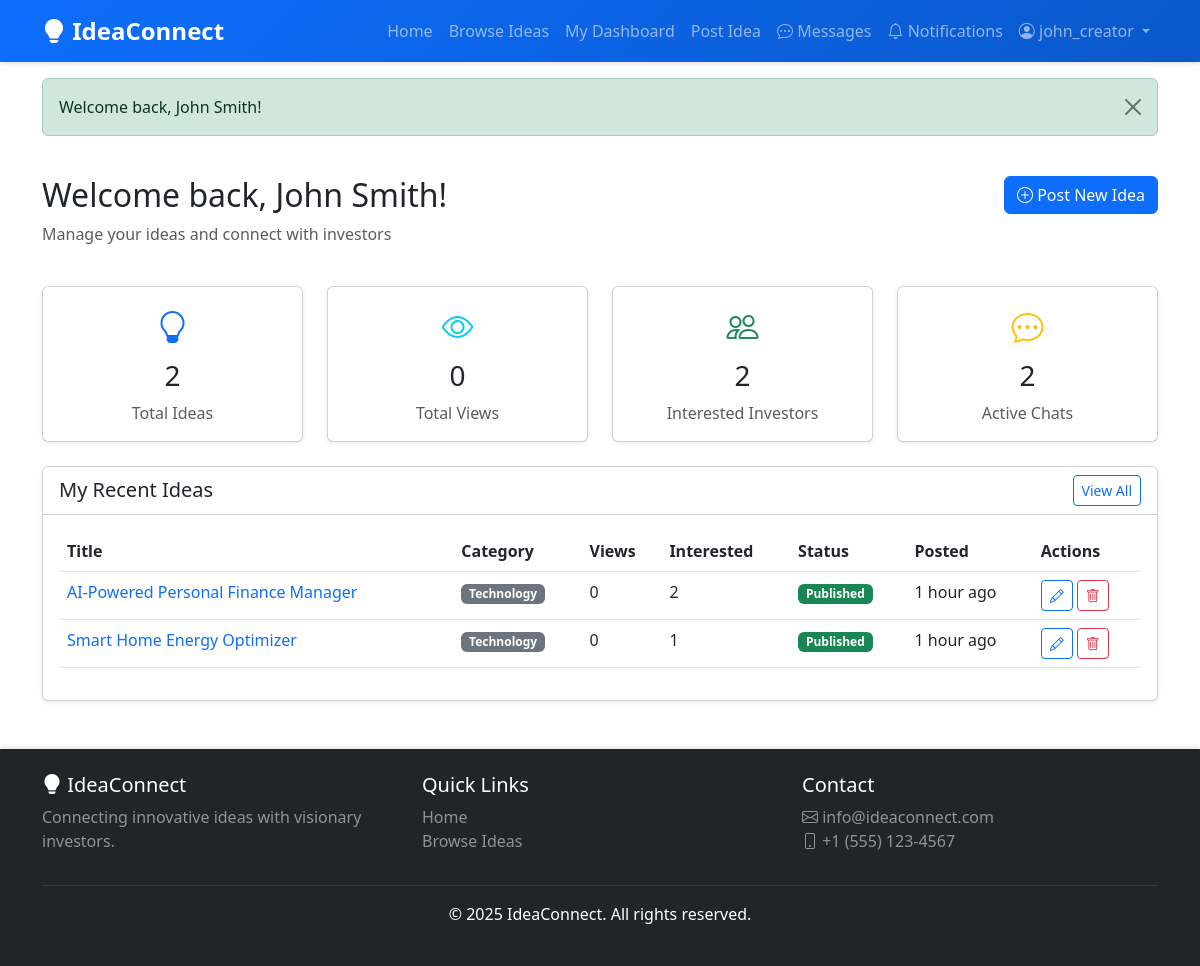
Screenshot of /pages/creator/dashboard.php (signed in) with the database file from the repository.
### tables this page shows
CREATE TABLE ideas (
    id INT PRIMARY KEY AUTO_INCREMENT,
    user_id INT NOT NULL,
    title VARCHAR(200) NOT NULL,
    description TEXT NOT NULL,
    category VARCHAR(50) NOT NULL,
    status ENUM('draft', 'published', 'archived') DEFAULT 'published',
    views INT DEFAULT 0,
    created_at TIMESTAMP DEFAULT CURRENT_TIMESTAMP,
    updated_at TIMESTAMP DEFAULT CURRENT_TIMESTAMP ON UPDATE CURRENT_TIMESTAMP,
    FOREIGN KEY (user_id) REFERENCES users(id) ON DELETE CASCADE,
    INDEX idx_user_id (user_id),
    INDEX idx_category (category),
    INDEX idx_status (status),
    INDEX idx_created_at (created_at)
);

### config/config.php (called while the page is built, shortened)
<?php
function getCurrentUserId() {
    return $_SESSION['user_id'] ?? null;
}
function timeAgo($datetime) {
    $timestamp = strtotime($datetime);
    $diff = time() - $timestamp;
    if ($diff < 60) {
        return 'Just now';
    } elseif ($diff < 3600) {
        $minutes = floor($diff / 60);
        return $minutes . ' minute' . ($minutes > 1 ? 's' : '') . ' ago';
    } elseif ($diff < 86400) {
        $hours = floor($diff / 3600);
        return $hours . ' hour' . ($hours > 1 ? 's' : '') . ' ago';
    } elseif ($diff < 604800) {
        $days = floor($diff / 86400);
        return $days . ' day' . ($days > 1 ? 's' : '') . ' ago';
    } else {
        return date('M d, Y', $timestamp);
    }
}

### pages/creator/dashboard.php (the view, shortened to what this page needs)
<?php
require_once __DIR__ . '/../../config/config.php';
require_once __DIR__ . '/../../includes/header.php';
$conn = getDBConnection();
$user_id = getCurrentUserId();
$stmt = $conn->prepare("SELECT COUNT(*) as total FROM ideas WHERE user_id = ?");
$stmt->bind_param("i", $user_id);
$stmt->execute();
$ideas_count = $stmt->get_result()->fetch_assoc()['total'];
$stmt = $conn->prepare("SELECT SUM(views) as total_views FROM ideas WHERE user_id = ?");
$stmt->bind_param("i", $user_id);
$stmt->execute();
$total_views = $stmt->get_result()->fetch_assoc()['total_views'] ?? 0;
$stmt = $conn->prepare("
    SELECT COUNT(DISTINCT ii.investor_id) as total
    FROM investors_interested ii
    JOIN ideas i ON ii.idea_id = i.id
    WHERE i.user_id = ?
");
$stmt->bind_param("i", $user_id);
$stmt->execute();
$interested_count = $stmt->get_result()->fetch_assoc()['total'];
$stmt = $conn->prepare("SELECT COUNT(*) as total FROM conversations WHERE creator_id = ?");
$stmt->bind_param("i", $user_id);
$stmt->execute();
$conversations_count = $stmt->get_result()->fetch_assoc()['total'];
$stmt = $conn->prepare("
    SELECT i.*,
           (SELECT COUNT(*) FROM investors_interested WHERE idea_id = i.id) as interested_count,
           (SELECT file_path FROM idea_media WHERE idea_id = i.id AND is_primary = 1 LIMIT 1) as primary_image
    FROM ideas i
    WHERE i.user_id = ?
    ORDER BY i.created_at DESC
    LIMIT 5
");
$stmt->bind_param("i", $user_id);
$stmt->execute();
$recent_ideas = $stmt->get_result();
?>
<div class="container mt-4 mb-5">
    <div class="row mb-4">
        <div class="col">
            <h2>Welcome back, <?php echo htmlspecialchars($_SESSION['full_name']); ?>!</h2>
            <p class="text-muted">Manage your ideas and connect with investors</p>
        </div>
        <div class="col-auto">
            <a href="<?php echo APP_URL; ?>/pages/creator/create-idea.php" class="btn btn-primary">
                <i class="bi bi-plus-circle"></i> Post New Idea
            </a>
        </div>
    </div>
    <div class="row mb-4">
        <div class="col-md-3">
            <div class="card text-center shadow-sm">
                <div class="card-body">
                    <i class="bi bi-lightbulb text-primary" style="font-size: 2rem;"></i>
                    <h3 class="mt-2"><?php echo $ideas_count; ?></h3>
                    <p class="text-muted mb-0">Total Ideas</p>
                </div>
            </div>
        </div>
        <div class="col-md-3">
            <div class="card text-center shadow-sm">
                <div class="card-body">
                    <i class="bi bi-eye text-info" style="font-size: 2rem;"></i>
                    <h3 class="mt-2"><?php echo number_format($total_views); ?></h3>
                    <p class="text-muted mb-0">Total Views</p>
                </div>
            </div>
        </div>
        <div class="col-md-3">
            <div class="card text-center shadow-sm">
                <div class="card-body">
                    <i class="bi bi-people text-success" style="font-size: 2rem;"></i>
                    <h3 class="mt-2"><?php echo $interested_count; ?></h3>
                    <p class="text-muted mb-0">Interested Investors</p>
                </div>
            </div>
        </div>
        <div class="col-md-3">
            <div class="card text-center shadow-sm">
                <div class="card-body">
                    <i class="bi bi-chat-dots text-warning" style="font-size: 2rem;"></i>
                    <h3 class="mt-2"><?php echo $conversations_count; ?></h3>
                    <p class="text-muted mb-0">Active Chats</p>
                </div>
            </div>
        </div>
    </div>
    <div class="row">
        <div class="col-12">
            <div class="card shadow-sm">
                <div class="card-header bg-white">
                    <div class="d-flex justify-content-between align-items-center">
                        <h5 class="mb-0">My Recent Ideas</h5>
                        <a href="<?php echo APP_URL; ?>/pages/creator/my-ideas.php" class="btn btn-sm btn-outline-primary">View All</a>
                    </div>
                </div>
                <div class="card-body">
                    <?php if ($recent_ideas->num_rows > 0): ?>
                        <div class="table-responsive">
                            <table class="table table-hover">
                                <thead>
                                    <tr>
                                        <th>Title</th>
                                        <th>Category</th>
                                        <th>Views</th>
                                        <th>Interested</th>
                                        <th>Status</th>
                                        <th>Posted</th>
                                        <th>Actions</th>
                                    </tr>
                                </thead>
                                <tbody>
                                    <?php while ($idea = $recent_ideas->fetch_assoc()): ?>
                                        <tr>
                                            <td>
                                                <a href="<?php echo APP_URL; ?>/pages/idea-detail.php?id=<?php echo $idea['id']; ?>" class="text-decoration-none">
                                                    <?php echo htmlspecialchars($idea['title']); ?>
                                                </a>
                                            </td>
                                            <td>
                                                <span class="badge bg-secondary"><?php echo htmlspecialchars($idea['category']); ?></span>
                                            </td>
                                            <td><?php echo $idea['views']; ?></td>
                                            <td><?php echo $idea['interested_count']; ?></td>
                                            <td>
                                                <?php
                                                $statusClass = $idea['status'] === 'published' ? 'success' : 'warning';
                                                ?>
                                                <span class="badge bg-<?php echo $statusClass; ?>">
                                                    <?php echo ucfirst($idea['status']); ?>
                                                </span>
                                            </td>
                                            <td><?php echo timeAgo($idea['created_at']); ?></td>
                                            <td>
                                                <a href="<?php echo APP_URL; ?>/pages/creator/edit-idea.php?id=<?php echo $idea['id']; ?>" class="btn btn-sm btn-outline-primary">
                                                    <i class="bi bi-pencil"></i>
                                                </a>
                                                <a href="<?php echo APP_URL; ?>/actions/delete-idea.php?id=<?php echo $idea['id']; ?>"
                                                   class="btn btn-sm btn-outline-danger"
                                                   onclick="return confirm('Are you sure you want to delete this idea?');">
                                                    <i class="bi bi-trash"></i>
                                                </a>
                                            </td>
                                        </tr>
                                    <?php endwhile; ?>
                                </tbody>
                            </table>
                        </div>
                    <?php endif; ?>
                </div>
            </div>
        </div>
    </div>
</div>
<?php require_once __DIR__ . '/../../includes/footer.php'; ?>

### assets/css/style.css (style rules this page uses)
:root { --primary-color: #0d6efd; --secondary-color: #6c757d; --success-color: #198754; --danger-color: #dc3545; --warning-color: #ffc107; --info-color: #0dcaf0; }
body { font-family: 'Segoe UI', Tahoma, Geneva, Verdana, sans-serif; min-height: 100vh; display: flex; flex-direction: column; }
.card { transition: all 0.3s ease; }
.btn { transition: all 0.3s ease; }
.badge { font-weight: 600; padding: 0.35em 0.65em; }
.card.text-center i { margin-bottom: 0.5rem; }
html { scroll-behavior: smooth; }

### rows the page displays
ideas: title "AI-Powered Personal Finance Manager", category "Technology", views "0", interested_count "2", status "Published", created_at "1 hour ago"
ideas: title "Smart Home Energy Optimizer", category "Technology", views "0", interested_count "1", status "Published", created_at "1 hour ago"

### other values shown
APP_NAME "IdeaConnect"
$_SESSION['username'] "john_creator"
$flashMessage['message'] "Welcome back, John Smith!"
$_SESSION['full_name'] "John Smith"
$ideas_count "2"
$total_views "0"
$interested_count "2"
$conversations_count "2"
